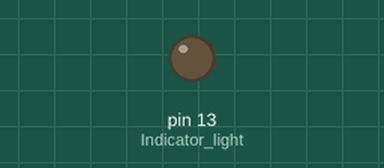
Simulated run of this sketch. Board: Arduino Uno, built with avr-gcc and run on an emulated ATmega328P. Shown: output pins drawn as LEDs (lit = HIGH). Dashed ring = blinking.

Above: at 0.1 s.
At 2.85 s:
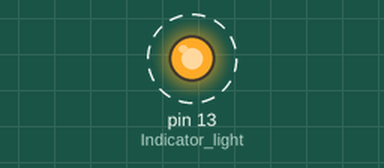
Timing chart, 0 to 3.1 s (numbered marks = the images above):
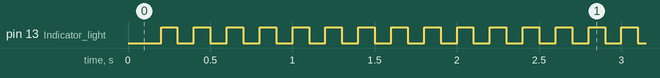

Measured:
- by itself, pin 13 (Indicator_light): alternates HIGH for 0.10 s and LOW for 0.10 s

The sketch:

Test_Board.ino
```cpp
unsigned long prevmil[1]={0};
unsigned long mil[1]={0};
bool state=false;

void setup() {
  Serial.begin(9600);
  Serial.println();
  pinMode(13,OUTPUT);               //Indicator light
}

void loop() {
  if (millis()-prevmil[0]>=100){
    digitalWrite(13,state);
    state=!state;
    prevmil[0]=millis();
  }
}
```
